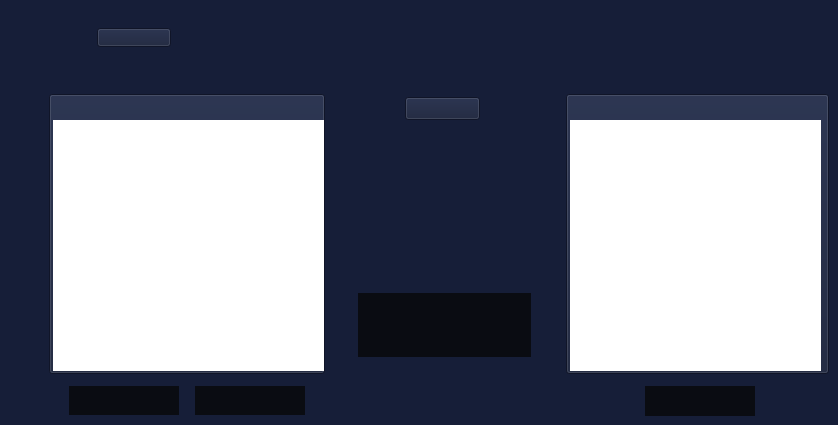
          <widget class="QWidget" name="fiGamal">
           <property name="styleSheet">
            <string notr="true">*{
	background-color: rgb(22,30,56);
}
QToolButton{
	color: rgb(255,255,255);
	background:rgb(10,12,18);
	border:none;
}
QToolButton:hover{
	background:rgb(33,38,52);
	border:none;
}
QTextEdit{
	background:rgb(255,255,255);
	border:none;
}
QLineEdit{
	color:rgb(255, 255, 255)
}</string>
           </property>
           <widget class="QPushButton" name="pushButton_24">
            <property name="geometry">
             <rect>
              <x>97</x>
              <y>28</y>
              <width>74</width>
              <height>19</height>
             </rect>
            </property>
            <property name="text">
             <string/>
            </property>
            <property name="icon">
             <iconset>
              <normaloff>src/titulos/ElGamal.png</normaloff>src/titulos/ElGamal.png</iconset>
            </property>
            <property name="iconSize">
             <size>
              <width>74</width>
              <height>19</height>
             </size>
            </property>
           </widget>
           <widget class="QPushButton" name="pushButton_75">
            <property name="geometry">
             <rect>
              <x>49</x>
              <y>94</y>
              <width>276</width>
              <height>280</height>
             </rect>
            </property>
            <property name="text">
             <string/>
            </property>
            <property name="icon">
             <iconset>
              <normaloff>src/textoDeseado.png</normaloff>src/textoDeseado.png</iconset>
            </property>
            <property name="iconSize">
             <size>
              <width>276</width>
              <height>280</height>
             </size>
            </property>
           </widget>
           <widget class="QTextEdit" name="fiGamTextoOriginal">
            <property name="geometry">
             <rect>
              <x>53</x>
              <y>120</y>
              <width>271</width>
              <height>251</height>
             </rect>
            </property>
           </widget>
           <widget class="QToolButton" name="fiGamCifrar">
            <property name="geometry">
             <rect>
              <x>69</x>
              <y>386</y>
              <width>110</width>
              <height>29</height>
             </rect>
            </property>
            <property name="cursor">
             <cursorShape>PointingHandCursor</cursorShape>
            </property>
            <property name="text">
             <string/>
            </property>
            <property name="icon">
             <iconset>
              <normaloff>src/BotonesGral/Cifrar.png</normaloff>src/BotonesGral/Cifrar.png</iconset>
            </property>
            <property name="iconSize">
             <size>
              <width>110</width>
              <height>29</height>
             </size>
            </property>
           </widget>
           <widget class="QToolButton" name="fiGamDescifrar">
            <property name="geometry">
             <rect>
              <x>195</x>
              <y>386</y>
              <width>110</width>
              <height>29</height>
             </rect>
            </property>
            <property name="cursor">
             <cursorShape>PointingHandCursor</cursorShape>
            </property>
            <property name="text">
             <string/>
            </property>
            <property name="icon">
             <iconset>
              <normaloff>src/BotonesGral/Descifrar.png</normaloff>src/BotonesGral/Descifrar.png</iconset>
            </property>
            <property name="iconSize">
             <size>
              <width>110</width>
              <height>29</height>
             </size>
            </property>
           </widget>
           <widget class="QPushButton" name="pushButton_76">
            <property name="geometry">
             <rect>
              <x>405</x>
              <y>97</y>
              <width>75</width>
              <height>23</height>
             </rect>
            </property>
            <property name="text">
             <string/>
            </property>
            <property name="icon">
             <iconset>
              <normaloff>src/BotonesGral/Clave.png</normaloff>src/BotonesGral/Clave.png</iconset>
            </property>
            <property name="iconSize">
             <size>
              <width>44</width>
              <height>18</height>
             </size>
            </property>
           </widget>
           <widget class="QPushButton" name="pushButton_77">
            <property name="geometry">
             <rect>
              <x>566</x>
              <y>94</y>
              <width>263</width>
              <height>280</height>
             </rect>
            </property>
            <property name="text">
             <string/>
            </property>
            <property name="icon">
             <iconset>
              <normaloff>src/textoObtenido.png</normaloff>src/textoObtenido.png</iconset>
            </property>
            <property name="iconSize">
             <size>
              <width>263</width>
              <height>280</height>
             </size>
            </property>
           </widget>
           <widget class="QToolButton" name="fiGamGenerar">
            <property name="geometry">
             <rect>
              <x>358</x>
              <y>293</y>
              <width>173</width>
              <height>64</height>
             </rect>
            </property>
            <property name="cursor">
             <cursorShape>PointingHandCursor</cursorShape>
            </property>
            <property name="text">
             <string/>
            </property>
            <property name="icon">
             <iconset>
              <normaloff>src/BotonesGral/Generar  Clave.png</normaloff>src/BotonesGral/Generar  Clave.png</iconset>
            </property>
            <property name="iconSize">
             <size>
              <width>173</width>
              <height>64</height>
             </size>
            </property>
           </widget>
           <widget class="QToolButton" name="fiGamCopiar">
            <property name="geometry">
             <rect>
              <x>645</x>
              <y>386</y>
              <width>110</width>
              <height>30</height>
             </rect>
            </property>
            <property name="cursor">
             <cursorShape>PointingHandCursor</cursorShape>
            </property>
            <property name="text">
             <string/>
            </property>
            <property name="icon">
             <iconset>
              <normaloff>src/BotonesGral/Copiar.png</normaloff>src/BotonesGral/Copiar.png</iconset>
            </property>
            <property name="iconSize">
             <size>
              <width>110</width>
              <height>30</height>
             </size>
            </property>
           </widget>
           <widget class="QTextEdit" name="fiGamTextoResult">
            <property name="geometry">
             <rect>
              <x>570</x>
              <y>120</y>
              <width>251</width>
              <height>251</height>
             </rect>
            </property>
           </widget>
          </widget>
